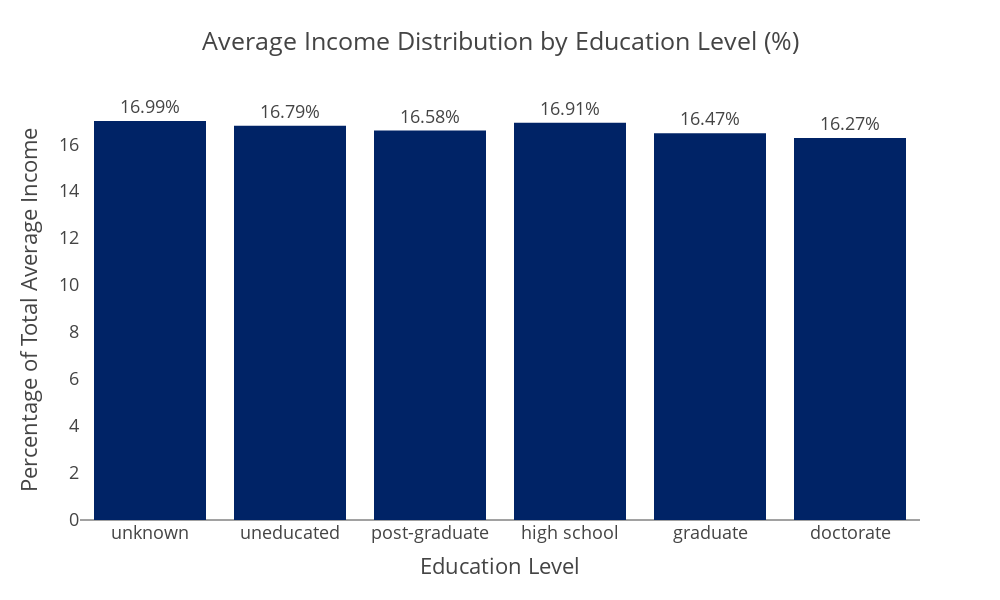

Notebook code for this chart:
### Code cell
fig = px.bar(
    merged_df_income_edlevel,
    x='Education_Level',
    y='percentage',
    title='Average Income Distribution by Education Level (%)',
    barmode='group',
    height=600,
    width=1000,
    color_discrete_sequence=['#002366'], 
    text='percentage'
)

fig.update_layout(
    template="presentation",
    xaxis_title="Education Level",
    yaxis_title="Percentage of Total Average Income",
    legend_title_text=None,
    paper_bgcolor = "rgba(0, 0, 0, 0)",
    plot_bgcolor = "rgba(0, 0, 0, 0)",
    xaxis=dict(showgrid=False),
    yaxis=dict(showgrid=False)
)

fig.update_traces(
    texttemplate="%{text:.2f}%",
    textposition="outside",
    marker_line_width=0  
)

fig.write_image(os.path.join(results_dir, 'Avg_Income_by_EdLevel.jpg'))
fig.write_image(os.path.join(results_dir, 'Avg_Income_by_EdLevel.png'))
fig.write_html(os.path.join(results_dir, 'Avg_Income_by_EdLevel.html'))

fig.show()

### Figure 1 — Plotly figure (JSON) as saved in the notebook; plotly's stock layout.template omitted (floating-point values rounded to 4 significant figures)
{"data": [{"alignmentgroup": "True", "hovertemplate": "Education_Level=%{x}<br>percentage=%{text}<extra></extra>", "legendgroup": "", "marker": {"color": "#002366", "line": {"width": 0}, "pattern": {"shape": ""}}, "name": "", "offsetgroup": "", "orientation": "v", "showlegend": false, "text": [16.99, 16.79, 16.58, 16.91, 16.47, 16.27], "textposition": "outside", "texttemplate": "%{text:.2f}%", "type": "bar", "x": ["unknown", "uneducated", "post-graduate", "high school", "graduate", "doctorate"], "xaxis": "x", "y": [16.99, 16.79, 16.58, 16.91, 16.47, 16.27], "yaxis": "y"}], "layout": {"barmode": "group", "height": 600, "legend": {"tracegroupgap": 0}, "paper_bgcolor": "rgba(0, 0, 0, 0)", "plot_bgcolor": "rgba(0, 0, 0, 0)", "title": {"text": "Average Income Distribution by Education Level (%)"}, "width": 1000, "xaxis": {"anchor": "y", "autorange": true, "domain": [0, 1], "range": [-0.5, 5.5], "showgrid": false, "title": {"text": "Education Level"}, "type": "category"}, "yaxis": {"anchor": "x", "autorange": true, "domain": [0, 1], "range": [0, 17.88], "showgrid": false, "title": {"text": "Percentage of Total Average Income"}, "type": "linear"}}}
